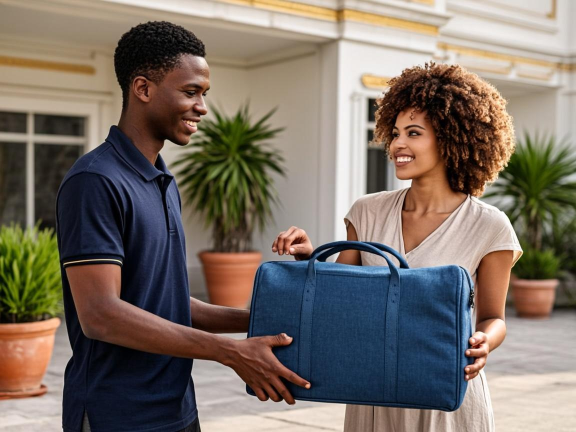
#> input picture work/image-rev4/handover-v1.png, 1152 x 864 px, found by its file name (shown at 1/2 size)
$ python prep_handover_composite.py
#> lines starting #> are read from the running program, lines starting #| are printed output that depends on the picture
#!/usr/bin/env python3
"""Phase 17 — handover image prep:
1. Crop the left 18% of handover-v1 (removes the far-left door frame entirely),
   re-crop to 4:3 and upscale back to 1152x864.
2. Render the exact brand K (public/brand/kozy-mark.svg, gold #D4AF37) to a
   high-res transparent PNG for compositing onto the laundry bag.
Outputs:
   work/image-rev4/handover-cropped.png  (1152x864, door-free, plain bag)
   work/image-rev4/brand-k-alpha.png     (gold K, transparent bg, 800px tall)
"""
from PIL import Image
import cairosvg

DIR = '/home/z/my-project/work/image-rev4'

# ---------- 1. Crop + upscale ----------
img = Image.open(f'{DIR}/handover-v1.png').convert('RGB')
#> img is the input picture: PIL image 1152x864 RGB; mean R, G, B 121.5, 110.6, 101
w, h = img.size  # 1152x864
#> w = 1152; h = 864
crop_frac = 0.18
new_w = int(w * (1 - crop_frac))  # ~945
#> new_w = 944
img2 = img.crop((int(w * crop_frac), 0, w, h))  # 945x864
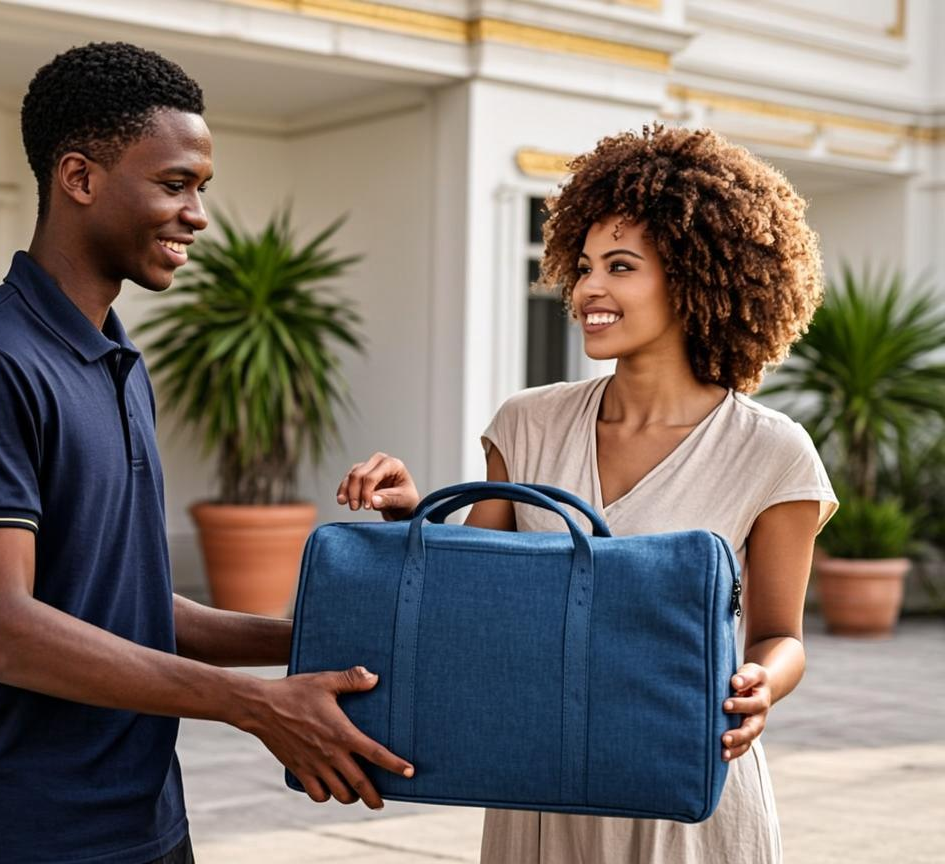
#> img2: PIL image 945x864 RGB; mean R, G, B 123.7, 113.5, 106.3
# re-crop to 4:3 (target aspect 1152/864 = 4/3)
target_ratio = 1152 / 864
cur_ratio = img2.width / img2.height  # 945/864 = 1.094 < 1.333 -> too tall, crop height
#> cur_ratio = 1.09
new_h = int(img2.width / target_ratio)
#> new_h = 708
top = (img2.height - new_h) // 2
#> top = 78
img3 = img2.crop((0, top, img2.width, top + new_h))  # 945x709
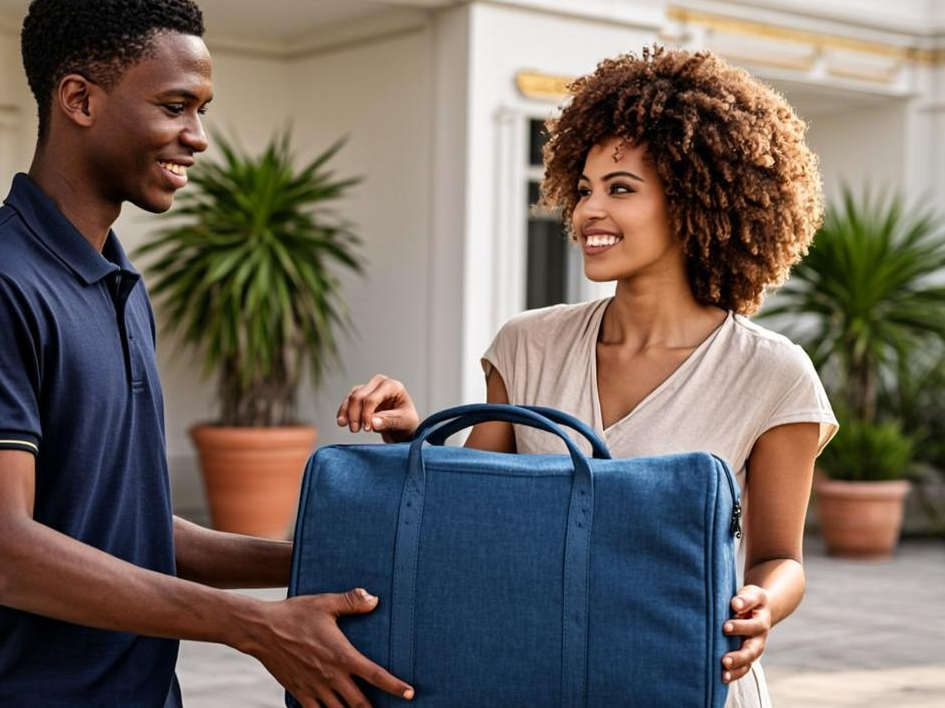
#> img3: PIL image 945x708 RGB; mean R, G, B 113.3, 103.2, 96.7
img3 = img3.resize((1152, 864), Image.LANCZOS)
#> img3: PIL image 1152x864 RGB
img3.save(f'{DIR}/handover-cropped.png')
print('cropped ->', img3.size)
#| cropped -> (1152, 864)

# ---------- 2. Brand K from SVG ----------
# kozy-mark.svg viewBox="-24 -838 861 896" (837 wide x 896 tall) with a
# scale(1,-1) flip; cairosvg handles the transform. Render at 800px height.
cairosvg.svg2png(
    url='/home/z/Kozy-Dryclean/public/brand/kozy-mark.svg',
    write_to=f'{DIR}/brand-k-alpha.png',
    output_height=800,
)
#> (this line was passed over: cairosvg is not available in this run)
#> (the run stopped early here; a loop or call above may not have finished)

$ run again, with work/image-rev4/handover-v2.png copied over work/image-rev4/handover-v1.png
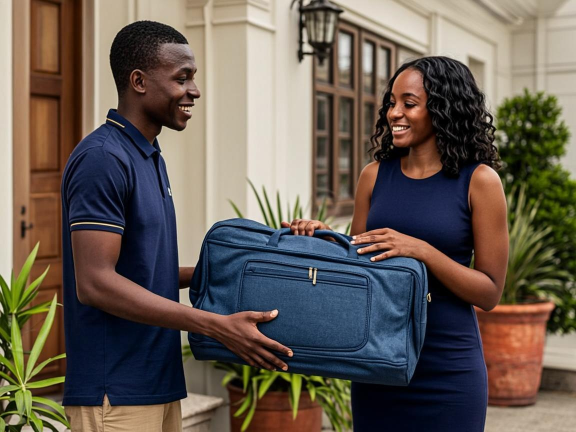
#> input picture work/image-rev4/handover-v2.png, 1152 x 864 px, found by its file name (shown at 1/2 size)
#> img is the input picture: PIL image 1152x864 RGB; mean R, G, B 102.3, 91.9, 82.1
#> `img2 = img.crop((int(w * crop_frac), 0, w, h))`:
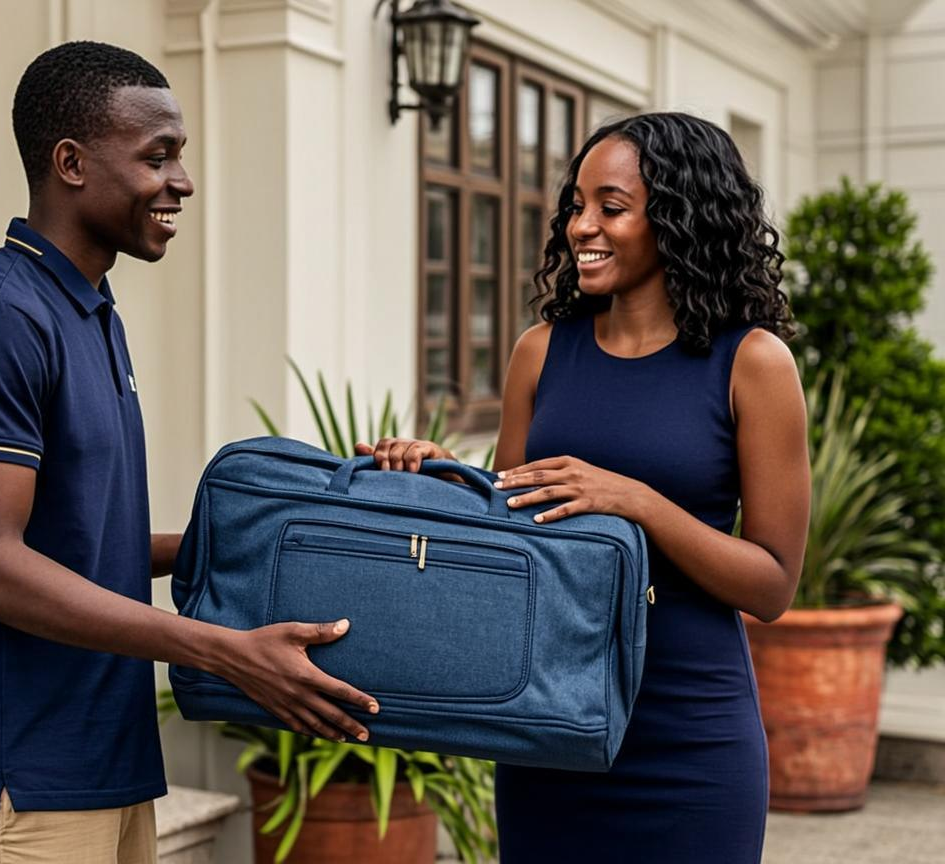
#> img2: PIL image 945x864 RGB; mean R, G, B 101, 92.7, 85.9
#> `img3 = img2.crop((0, top, img2.width, top + new_h))`:
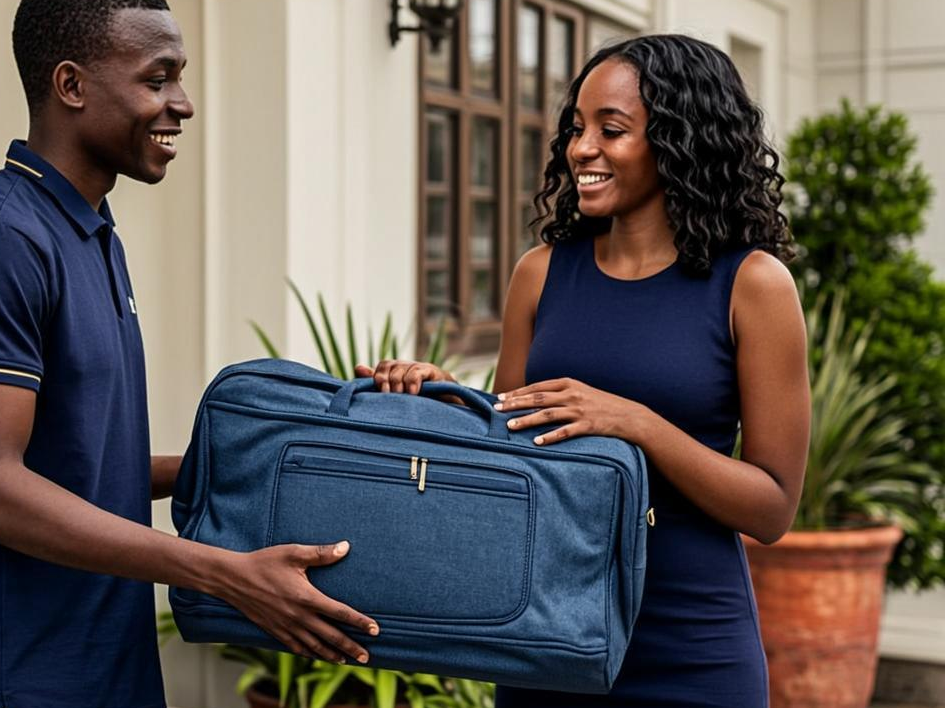
#> img3: PIL image 945x708 RGB; mean R, G, B 94.3, 87.1, 82.4
#| cropped -> (1152, 864)
